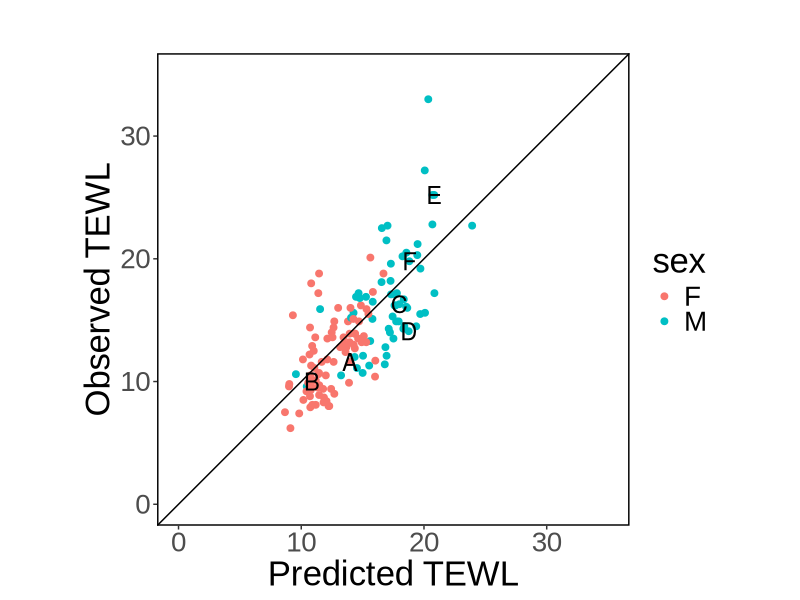

Write the R code that produced this figure.
rm(list=ls())

library(caret)
library(ggplot2)
library(dplyr)

obs_pred4 <- read.table("data/obs_pred_binary.txt",header=T)
obs_pred4["sex"] <- lapply(obs_pred4["sex"], gsub, pattern="0", replacement = "M")
obs_pred4["sex"] <- lapply(obs_pred4["sex"], gsub, pattern="1", replacement = "F")


dA <- obs_pred4[obs_pred4$ID=="D-051" & obs_pred4$season=="S",]
dB <- obs_pred4[obs_pred4$ID=="D-055" & obs_pred4$season=="S",]
dC <- obs_pred4[obs_pred4$ID=="D-110" & obs_pred4$season=="S",]
dD <- obs_pred4[obs_pred4$ID=="D-096" & obs_pred4$season=="W",]
dE <- obs_pred4[obs_pred4$ID=="D-022" & obs_pred4$season=="S",]
dF <- obs_pred4[obs_pred4$ID=="A-076" & obs_pred4$season=="W",]
d1 <- rbind(dA, dB, dC, dD, dE, dF)
d1$sym <- c("A", "B", "C", "D", "E", "F")


g <- ggplot() + 
  geom_point(data=obs_pred4 , aes(x=pred, y=obs, color=sex), size=2) +
  xlim(0,35) + ylim(0,35) +
  labs(title="",x="Predicted TEWL", y="Observed TEWL") +
#  scale_color_hue(name = "Location", labels = c(A = "Akita", T ="Tokyo"), guide=TRUE ) +
 scale_color_hue(name = "sex", labels = c(F = "F", M ="M")) +
#  scale_shape_discrete(name = "Sex", labels = c( W ="Female",M = "Male"), guide=guide_legend(reverse=TRUE) ) +
#  scale_shape_discrete(name = "Season", labels = c(S="S", W="W" ), guide=TRUE ) +
#  scale_shape_discrete(name = "Location", labels = c(A = "Akita", T ="Tokyo")) +
  theme(panel.border = element_rect(fill = NA, size=1), 
  	panel.background = element_rect(fill = NA,color = NA), 
  	text=element_text(size=25, family="Arial")) +
  geom_abline(intercept=0,slope=1)　+ coord_fixed(ratio=1)
g2 <-g + geom_text(data=d1 , aes(x=pred, y=obs, label=sym), size=6)
quartz(type="pdf", file="data/obs_pred_binary.pdf")
g2
dev.off()
